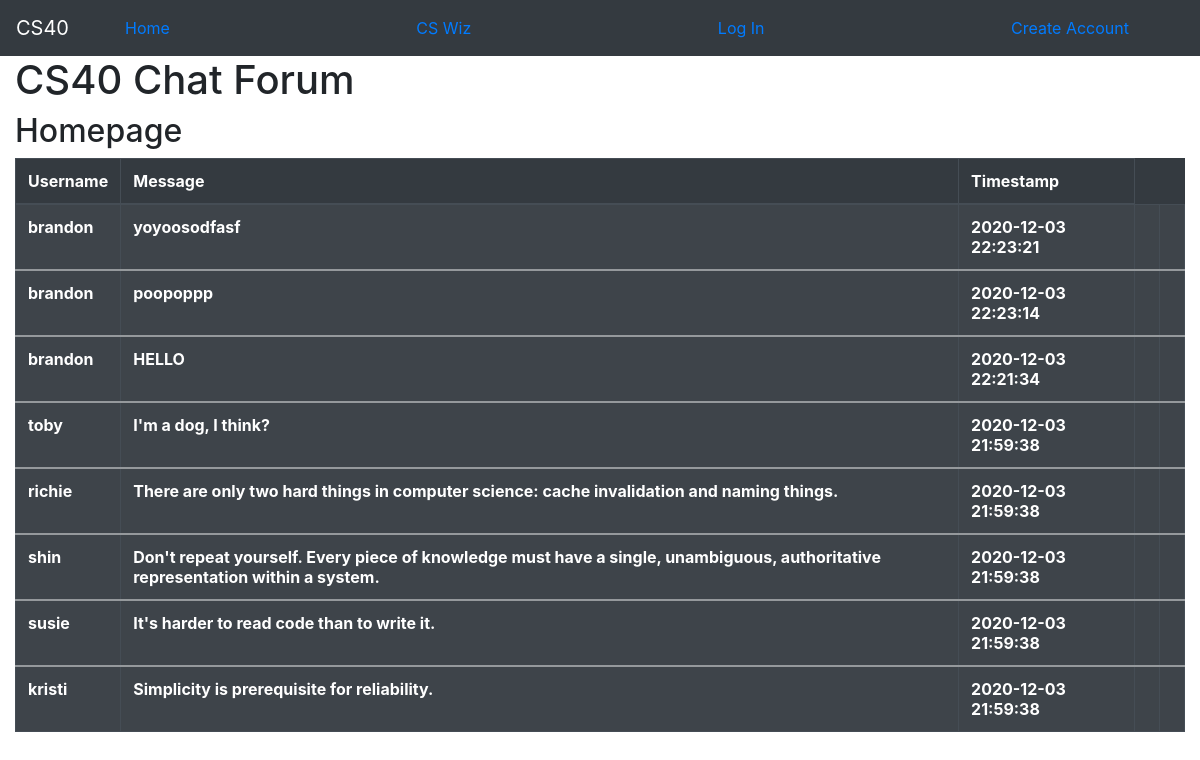
The page / on the database its author committed.
### tables this page shows
CREATE TABLE users (
    id INTEGER PRIMARY KEY,
    username TEXT NOT NULL UNIQUE,
    password TEXT NOT NULL,
    age INTEGER
);

CREATE TABLE messages (
    id integer primary key,
    sender_id integer not null,
    message text not null,
    created_at timestamp not null default current_timestamp
    );

### twitter.py (the view)
@app.route('/')
def root():
    con = sqlite3.connect('twitter_database.db')
    cur = con.cursor()
    sql = """
        SELECT sender_id, message, created_at, id FROM messages;
    """
    cur.execute(sql)
    results = cur.fetchall()
    messages = []
    for result in results:
        sql = """
            SELECT username FROM users WHERE id=?
        """
        cur.execute(sql, (result[0],))
        username_rows = cur.fetchall()
        for username_row in username_rows:
            username = username_row[0]
        messages.insert(0, {
            'text': result[1],
            'username': username,
            'created_at': result[2],
            'id': result[3]
        })
    if logged_in:
        return render_template(
            'root.html',
            username=request.cookies.get('username'),
            messages=messages
        )
    else:
        return render_template(
            'root.html',
            messages=messages,
        )

### templates/root.html (shortened to what this page needs)
{% extends 'base.html' %}
{% block title %}
        <h2>Homepage</h2>
{% endblock %}
{% block content %}
        <table class="table table-dark table-striped table-bordered table-hover">
            <thead>
                <tr>
                    <th scope="col">Username</th>
                    <th scope="col">Message</th>
                    <th scope="col">Timestamp</th>
                </tr>
            </thead>
            {% for message in messages %}
            <tbody>
                <tr>
                    <th>{{ message.username }}</th>
                    <th>{{ message.text }}</th>
                    <th>{{ message.created_at }}</th>
                    <th>{% if username==message.username %}<a href="/edit_message/{{message.id}}">Edit Message</a>{% endif %}</th>
                    <th>{% if username==message.username %}<a href="/delete_message/{{message.id}}">Delete Message</a>{% endif %}</th>
                </tr>
            </tbody>
            {% endfor %}
        </table>
{% endblock %}

### templates/base.html (shortened to what this page needs)
<html>
    <head>
        <link rel="stylesheet" href="https://cdn.jsdelivr.net/npm/bootstrap@4.5.3/dist/css/bootstrap.min.css">
        <link rel="stylesheet" href="/static/style.css">
    </head>
    <body>
        <nav class="navbar navbar-expand-lg navbar-dark bg-dark">
            <a class="navbar-brand" href="https://github.com/mikeizbicki/cmc-csci040">CS40</a>
            <div class="collapse navbar-collapse" id="navbarNav">
                <ul class="navbar-nav container">
                    <li class="nav-item active">
                        <a href="/">Home <span class="sr-only">(current)</span></a>
                    </li>
                    <li class="nav-item">
                        <a href="/mike">CS Wiz</a>
                    </li>
                    {% if username %}
                    <li class="nav-item">
                        <a href="/create_message">Post Message</a>
                    </li>
                    <li class="nav-item">
                        <a href="/logout">Log Out</a>
                    </li>
                    <li class="nav-item">
                        <a href="delete_user/{{username}}">Delete Account</a>
                    </li>
                    {% else %}
                    <li class="nav-item">
                        <a href="/login">Log In</a>
                    </li>
                    <li class="nav-item">
                        <a href="/create_user">Create Account</a>
                    </li>
                    {% endif %}
                </ul>
            </div>
        </nav>
        <div class="container-fluid">
            <h1>CS40 Chat Forum</h1>
            {% block title %}
            {% endblock %}
            {% block content %}
            {% endblock %}
        </div>
    </body>
</html>

### static/style.css (style rules this page uses)
.nav-item { margin-left:40px; margin-right:40px; }

### rows shown on the page
users: username "brandon" "brandon" "brandon"
messages: text "yoyoosodfasf", created_at "2020-12-03 22:23:21"
messages: text "poopoppp", created_at "2020-12-03 22:23:14"
messages: text "HELLO", created_at "2020-12-03 22:21:34"
users: username "toby"
messages: text "I'm a dog, I think?", created_at "2020-12-03 21:59:38"
users: username "richie"
messages: text "There are only two hard things in computer science: cache invalidation and naming things.", created_at "2020-12-03 21:59:38"
users: username "shin"
messages: text "Don't repeat yourself. Every piece of knowledge must have a single, unambiguous, authoritative representation within a system.", created_at "2020-12-03 21:59:38"
users: username "susie"
messages: text "It's harder to read code than to write it.", created_at "2020-12-03 21:59:38"
users: username "kristi"
messages: text "Simplicity is prerequisite for reliability.", created_at "2020-12-03 21:59:38"
